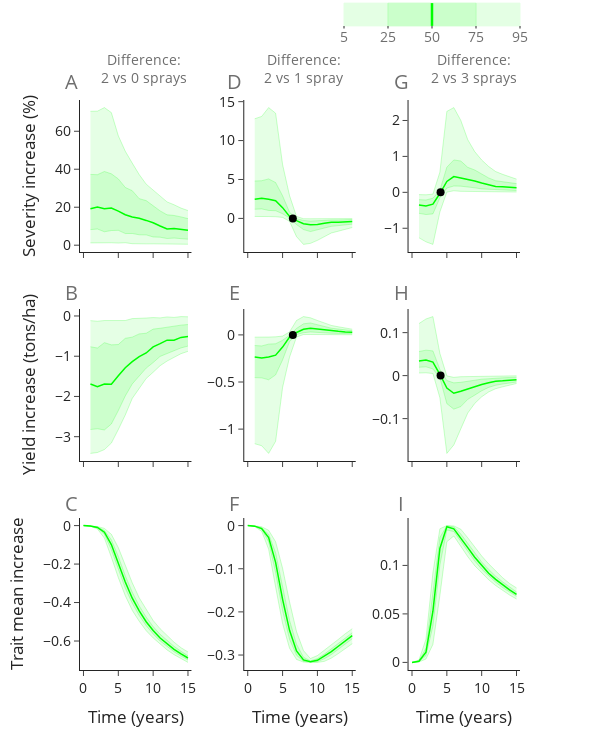

The code cell stored with this chart in its notebook:
### Markdown cell above
## FIG

### Code cell
f = compare_with_stoch(
    ds_d02,
    ds_d12,
    ds_d32,
    
    y_d02,
    y_d12,
    y_d32,
    
    fd_diff02,
    fd_diff12,
    fd_diff32,
)

f.show()

### Figure 1 — Plotly figure (JSON) as saved in the notebook; plotly's stock layout.template omitted (floating-point values rounded to 4 significant figures)
{"data": [{"line": {"color": "rgba(0,255,0,0.4)", "width": 0.5}, "mode": "lines", "showlegend": false, "type": "scatter", "x": [1, 2, 3, 4, 5, 6, 7, 8, 9, 10, 11, 12, 13, 14, 15], "xaxis": "x", "y": [1.209, 1.362, 1.181, 1.285, 1.134, 1.3, 0.7962, 0.9447, 0.708, 0.7209, 0.731, 0.4212, 0.5395, 0.508, 0.4946], "yaxis": "y"}, {"fill": "tonexty", "fillcolor": "rgba(0,255,0,0.1)", "line": {"color": "rgba(0,255,0,0.4)", "width": 0.5}, "mode": "lines", "showlegend": false, "type": "scatter", "x": [1, 2, 3, 4, 5, 6, 7, 8, 9, 10, 11, 12, 13, 14, 15], "xaxis": "x", "y": [8.191, 8.545, 7.076, 7.718, 7.827, 6.14, 6.173, 5.484, 5.444, 4.34, 4.212, 3.528, 3.766, 3.29, 3.16], "yaxis": "y"}, {"fill": "tonexty", "fillcolor": "rgba(0,255,0,0.2)", "line": {"color": "rgba(0,255,0,0.4)", "width": 0.5}, "mode": "lines", "showlegend": false, "type": "scatter", "x": [1, 2, 3, 4, 5, 6, 7, 8, 9, 10, 11, 12, 13, 14, 15], "xaxis": "x", "y": [37.27, 37.12, 38.82, 37.58, 34.9, 30.4, 28.7, 24.49, 23.47, 20.79, 18.07, 16.01, 15.65, 14.89, 14.0], "yaxis": "y"}, {"fill": "tonexty", "fillcolor": "rgba(0,255,0,0.1)", "line": {"color": "rgba(0,255,0,0.4)", "width": 0.5}, "mode": "lines", "showlegend": false, "type": "scatter", "x": [1, 2, 3, 4, 5, 6, 7, 8, 9, 10, 11, 12, 13, 14, 15], "xaxis": "x", "y": [70.5, 70.57, 72.45, 69.82, 57.59, 49.49, 43.22, 37.18, 32.14, 28.86, 25.62, 22.79, 21.29, 19.52, 18.25], "yaxis": "y"}, {"line": {"color": "rgba(0,255,0,1)", "width": 1.5}, "mode": "lines", "showlegend": false, "type": "scatter", "x": [1, 2, 3, 4, 5, 6, 7, 8, 9, 10, 11, 12, 13, 14, 15], "xaxis": "x", "y": [19.23, 20.09, 19.25, 19.6, 17.92, 16.06, 14.83, 14.19, 13.05, 11.8, 10.12, 8.587, 8.82, 8.452, 7.931], "yaxis": "y"}, {"line": {"color": "rgba(0,255,0,0.4)", "width": 0.5}, "mode": "lines", "showlegend": false, "type": "scatter", "x": [1, 2, 3, 4, 5, 6, 7, 8, 9, 10, 11, 12, 13, 14, 15], "xaxis": "x2", "y": [0.2498, 0.2749, 0.2374, 0.2141, 0.1291, -0.3814, -2.348, -3.341, -3.207, -2.824, -2.304, -1.872, -1.645, -1.378, -1.171], "yaxis": "y2"}, {"fill": "tonexty", "fillcolor": "rgba(0,255,0,0.1)", "line": {"color": "rgba(0,255,0,0.4)", "width": 0.5}, "mode": "lines", "showlegend": false, "type": "scatter", "x": [1, 2, 3, 4, 5, 6, 7, 8, 9, 10, 11, 12, 13, 14, 15], "xaxis": "x2", "y": [1.176, 1.223, 1.023, 0.9873, 0.5963, 0.04566, -0.796, -1.432, -1.693, -1.514, -1.238, -1.02, -0.9428, -0.8765, -0.7405], "yaxis": "y2"}, {"fill": "tonexty", "fillcolor": "rgba(0,255,0,0.2)", "line": {"color": "rgba(0,255,0,0.4)", "width": 0.5}, "mode": "lines", "showlegend": false, "type": "scatter", "x": [1, 2, 3, 4, 5, 6, 7, 8, 9, 10, 11, 12, 13, 14, 15], "xaxis": "x2", "y": [4.805, 4.84, 5.074, 4.608, 2.902, 0.7942, -0.04397, -0.264, -0.3471, -0.2788, -0.2585, -0.2073, -0.202, -0.1709, -0.1502], "yaxis": "y2"}, {"fill": "tonexty", "fillcolor": "rgba(0,255,0,0.1)", "line": {"color": "rgba(0,255,0,0.4)", "width": 0.5}, "mode": "lines", "showlegend": false, "type": "scatter", "x": [1, 2, 3, 4, 5, 6, 7, 8, 9, 10, 11, 12, 13, 14, 15], "xaxis": "x2", "y": [12.8, 13.1, 14.24, 13.51, 6.923, 2.93, 0.251, -0.04087, -0.04705, -0.05213, -0.04937, -0.02724, -0.03191, -0.02743, -0.02664], "yaxis": "y2"}, {"line": {"color": "rgba(0,255,0,1)", "width": 1.5}, "mode": "lines", "showlegend": false, "type": "scatter", "x": [1, 2, 3, 4, 5, 6, 7, 8, 9, 10, 11, 12, 13, 14, 15], "xaxis": "x2", "y": [2.462, 2.579, 2.467, 2.273, 1.381, 0.2551, -0.2839, -0.6814, -0.8164, -0.7759, -0.6326, -0.5065, -0.4867, -0.4371, -0.3909], "yaxis": "y2"}, {"line": {"color": "rgba(0,255,0,0.4)", "width": 0.5}, "mode": "lines", "showlegend": false, "type": "scatter", "x": [1, 2, 3, 4, 5, 6, 7, 8, 9, 10, 11, 12, 13, 14, 15], "xaxis": "x3", "y": [-1.264, -1.378, -1.449, -0.547, 0.0078, 0.04363, 0.02777, 0.02738, 0.01879, 0.01739, 0.01594, 0.008538, 0.0104, 0.008943, 0.008718], "yaxis": "y3"}, {"fill": "tonexty", "fillcolor": "rgba(0,255,0,0.1)", "line": {"color": "rgba(0,255,0,0.4)", "width": 0.5}, "mode": "lines", "showlegend": false, "type": "scatter", "x": [1, 2, 3, 4, 5, 6, 7, 8, 9, 10, 11, 12, 13, 14, 15], "xaxis": "x3", "y": [-0.584, -0.6178, -0.6, -0.1534, 0.1189, 0.1766, 0.1716, 0.1384, 0.1262, 0.09526, 0.08409, 0.06674, 0.06796, 0.0547, 0.04948], "yaxis": "y3"}, {"fill": "tonexty", "fillcolor": "rgba(0,255,0,0.2)", "line": {"color": "rgba(0,255,0,0.4)", "width": 0.5}, "mode": "lines", "showlegend": false, "type": "scatter", "x": [1, 2, 3, 4, 5, 6, 7, 8, 9, 10, 11, 12, 13, 14, 15], "xaxis": "x3", "y": [-0.2033, -0.2137, -0.1623, 0.05374, 0.7002, 0.9009, 0.8718, 0.6954, 0.622, 0.5156, 0.3999, 0.3228, 0.297, 0.28, 0.2429], "yaxis": "y3"}, {"fill": "tonexty", "fillcolor": "rgba(0,255,0,0.1)", "line": {"color": "rgba(0,255,0,0.4)", "width": 0.5}, "mode": "lines", "showlegend": false, "type": "scatter", "x": [1, 2, 3, 4, 5, 6, 7, 8, 9, 10, 11, 12, 13, 14, 15], "xaxis": "x3", "y": [-0.0636, -0.0687, -0.05071, 0.5611, 2.253, 2.358, 2.003, 1.466, 1.133, 0.9002, 0.7201, 0.5793, 0.5007, 0.4247, 0.368], "yaxis": "y3"}, {"line": {"color": "rgba(0,255,0,1)", "width": 1.5}, "mode": "lines", "showlegend": false, "type": "scatter", "x": [1, 2, 3, 4, 5, 6, 7, 8, 9, 10, 11, 12, 13, 14, 15], "xaxis": "x3", "y": [-0.3527, -0.3768, -0.329, -0.03308, 0.3022, 0.4394, 0.4011, 0.3646, 0.3134, 0.2586, 0.2038, 0.1641, 0.1576, 0.1438, 0.1285], "yaxis": "y3"}, {"marker": {"color": "rgb(0, 0, 0)", "size": 8}, "mode": "markers", "showlegend": false, "type": "scatter", "x": [6.473], "xaxis": "x2", "y": [0], "yaxis": "y2"}, {"marker": {"color": "rgb(0, 0, 0)", "size": 8}, "mode": "markers", "showlegend": false, "type": "scatter", "x": [4.099], "xaxis": "x3", "y": [0], "yaxis": "y3"}, {"line": {"color": "rgba(0,255,0,0.4)", "width": 0.5}, "mode": "lines", "showlegend": false, "type": "scatter", "x": [1, 2, 3, 4, 5, 6, 7, 8, 9, 10, 11, 12, 13, 14, 15], "xaxis": "x4", "y": [-3.415, -3.394, -3.32, -3.16, -2.821, -2.462, -2.049, -1.792, -1.553, -1.399, -1.236, -1.12, -1.02, -0.9368, -0.8786], "yaxis": "y4"}, {"fill": "tonexty", "fillcolor": "rgba(0,255,0,0.1)", "line": {"color": "rgba(0,255,0,0.4)", "width": 0.5}, "mode": "lines", "showlegend": false, "type": "scatter", "x": [1, 2, 3, 4, 5, 6, 7, 8, 9, 10, 11, 12, 13, 14, 15], "xaxis": "x4", "y": [-2.822, -2.803, -2.833, -2.684, -2.351, -1.988, -1.689, -1.5, -1.295, -1.158, -1.005, -0.9339, -0.8573, -0.7935, -0.749], "yaxis": "y4"}, {"fill": "tonexty", "fillcolor": "rgba(0,255,0,0.2)", "line": {"color": "rgba(0,255,0,0.4)", "width": 0.5}, "mode": "lines", "showlegend": false, "type": "scatter", "x": [1, 2, 3, 4, 5, 6, 7, 8, 9, 10, 11, 12, 13, 14, 15], "xaxis": "x4", "y": [-0.7647, -0.7963, -0.6632, -0.7177, -0.7093, -0.5552, -0.5257, -0.445, -0.4293, -0.3264, -0.3053, -0.274, -0.2527, -0.2276, -0.2124], "yaxis": "y4"}, {"fill": "tonexty", "fillcolor": "rgba(0,255,0,0.1)", "line": {"color": "rgba(0,255,0,0.4)", "width": 0.5}, "mode": "lines", "showlegend": false, "type": "scatter", "x": [1, 2, 3, 4, 5, 6, 7, 8, 9, 10, 11, 12, 13, 14, 15], "xaxis": "x4", "y": [-0.1158, -0.1304, -0.1132, -0.1176, -0.1086, -0.1128, -0.06567, -0.06502, -0.05082, -0.03994, -0.04721, -0.02391, -0.03566, -0.01536, -0.02022], "yaxis": "y4"}, {"line": {"color": "rgba(0,255,0,1)", "width": 1.5}, "mode": "lines", "showlegend": false, "type": "scatter", "x": [1, 2, 3, 4, 5, 6, 7, 8, 9, 10, 11, 12, 13, 14, 15], "xaxis": "x4", "y": [-1.692, -1.757, -1.689, -1.697, -1.484, -1.285, -1.134, -1.012, -0.92, -0.7685, -0.6873, -0.6003, -0.6009, -0.5326, -0.5117], "yaxis": "y4"}, {"line": {"color": "rgba(0,255,0,0.4)", "width": 0.5}, "mode": "lines", "showlegend": false, "type": "scatter", "x": [1, 2, 3, 4, 5, 6, 7, 8, 9, 10, 11, 12, 13, 14, 15], "xaxis": "x5", "y": [-1.155, -1.176, -1.258, -1.13, -0.558, -0.236, -0.02237, 0.003613, 0.004123, 0.004185, 0.003657, 0.001819, 0.002458, 0.001473, 0.001391], "yaxis": "y5"}, {"fill": "tonexty", "fillcolor": "rgba(0,255,0,0.1)", "line": {"color": "rgba(0,255,0,0.4)", "width": 0.5}, "mode": "lines", "showlegend": false, "type": "scatter", "x": [1, 2, 3, 4, 5, 6, 7, 8, 9, 10, 11, 12, 13, 14, 15], "xaxis": "x5", "y": [-0.4532, -0.4561, -0.4761, -0.4242, -0.2652, -0.07117, 0.003987, 0.02305, 0.03104, 0.02441, 0.0226, 0.01786, 0.01592, 0.01319, 0.01192], "yaxis": "y5"}, {"fill": "tonexty", "fillcolor": "rgba(0,255,0,0.2)", "line": {"color": "rgba(0,255,0,0.4)", "width": 0.5}, "mode": "lines", "showlegend": false, "type": "scatter", "x": [1, 2, 3, 4, 5, 6, 7, 8, 9, 10, 11, 12, 13, 14, 15], "xaxis": "x5", "y": [-0.1126, -0.1171, -0.09796, -0.09384, -0.0568, -0.004327, 0.06885, 0.1174, 0.1266, 0.1071, 0.08577, 0.07123, 0.06212, 0.0536, 0.04585], "yaxis": "y5"}, {"fill": "tonexty", "fillcolor": "rgba(0,255,0,0.1)", "line": {"color": "rgba(0,255,0,0.4)", "width": 0.5}, "mode": "lines", "showlegend": false, "type": "scatter", "x": [1, 2, 3, 4, 5, 6, 7, 8, 9, 10, 11, 12, 13, 14, 15], "xaxis": "x5", "y": [-0.02395, -0.02635, -0.02276, -0.02053, -0.01237, 0.03173, 0.1533, 0.1943, 0.1814, 0.1534, 0.1236, 0.1005, 0.08615, 0.07148, 0.06058], "yaxis": "y5"}, {"line": {"color": "rgba(0,255,0,1)", "width": 1.5}, "mode": "lines", "showlegend": false, "type": "scatter", "x": [1, 2, 3, 4, 5, 6, 7, 8, 9, 10, 11, 12, 13, 14, 15], "xaxis": "x5", "y": [-0.2347, -0.2457, -0.235, -0.2152, -0.1293, -0.02381, 0.02561, 0.06048, 0.07004, 0.06089, 0.05221, 0.04053, 0.03789, 0.0316, 0.02908], "yaxis": "y5"}, {"line": {"color": "rgba(0,255,0,0.4)", "width": 0.5}, "mode": "lines", "showlegend": false, "type": "scatter", "x": [1, 2, 3, 4, 5, 6, 7, 8, 9, 10, 11, 12, 13, 14, 15], "xaxis": "x6", "y": [0.006097, 0.006585, 0.004861, -0.05139, -0.1809, -0.1612, -0.1239, -0.087, -0.06476, -0.04928, -0.03801, -0.03044, -0.02611, -0.02161, -0.01835], "yaxis": "y6"}, {"fill": "tonexty", "fillcolor": "rgba(0,255,0,0.1)", "line": {"color": "rgba(0,255,0,0.4)", "width": 0.5}, "mode": "lines", "showlegend": false, "type": "scatter", "x": [1, 2, 3, 4, 5, 6, 7, 8, 9, 10, 11, 12, 13, 14, 15], "xaxis": "x6", "y": [0.01949, 0.02048, 0.01555, -0.005127, -0.06513, -0.07803, -0.07203, -0.05518, -0.04542, -0.03531, -0.02735, -0.02242, -0.01949, -0.01696, -0.01484], "yaxis": "y6"}, {"fill": "tonexty", "fillcolor": "rgba(0,255,0,0.2)", "line": {"color": "rgba(0,255,0,0.4)", "width": 0.5}, "mode": "lines", "showlegend": false, "type": "scatter", "x": [1, 2, 3, 4, 5, 6, 7, 8, 9, 10, 11, 12, 13, 14, 15], "xaxis": "x6", "y": [0.05598, 0.05922, 0.05751, 0.01445, -0.0114, -0.01684, -0.01556, -0.01269, -0.01135, -0.008275, -0.007241, -0.00562, -0.005138, -0.004314, -0.003854], "yaxis": "y6"}, {"fill": "tonexty", "fillcolor": "rgba(0,255,0,0.1)", "line": {"color": "rgba(0,255,0,0.4)", "width": 0.5}, "mode": "lines", "showlegend": false, "type": "scatter", "x": [1, 2, 3, 4, 5, 6, 7, 8, 9, 10, 11, 12, 13, 14, 15], "xaxis": "x6", "y": [0.1211, 0.1318, 0.1373, 0.05185, -0.0007477, -0.00406, -0.002505, -0.002318, -0.001613, -0.001271, -0.001172, -0.0005778, -0.0007832, -0.0004555, -0.0004506], "yaxis": "y6"}, {"line": {"color": "rgba(0,255,0,1)", "width": 1.5}, "mode": "lines", "showlegend": false, "type": "scatter", "x": [1, 2, 3, 4, 5, 6, 7, 8, 9, 10, 11, 12, 13, 14, 15], "xaxis": "x6", "y": [0.03381, 0.03612, 0.03153, 0.003171, -0.02874, -0.04104, -0.03626, -0.03064, -0.02582, -0.02062, -0.01668, -0.01312, -0.01217, -0.01026, -0.009371], "yaxis": "y6"}, {"marker": {"color": "rgb(0, 0, 0)", "size": 8}, "mode": "markers", "showlegend": false, "type": "scatter", "x": [6.473], "xaxis": "x5", "y": [0], "yaxis": "y5"}, {"marker": {"color": "rgb(0, 0, 0)", "size": 8}, "mode": "markers", "showlegend": false, "type": "scatter", "x": [4.099], "xaxis": "x6", "y": [0], "yaxis": "y6"}, {"line": {"color": "rgba(0,255,0,0.4)", "width": 0.5}, "mode": "lines", "showlegend": false, "type": "scatter", "x": [0, 1, 2, 3, 4, 5, 6, 7, 8, 9, 10, 11, 12, 13, 14, 15], "xaxis": "x7", "y": [0, -0.003702, -0.0175, -0.0647, -0.1642, -0.2707, -0.3645, -0.4407, -0.4974, -0.5463, -0.5841, -0.6179, -0.6464, -0.6709, -0.6925, -0.7112], "yaxis": "y7"}, {"fill": "tonexty", "fillcolor": "rgba(0,255,0,0.1)", "line": {"color": "rgba(0,255,0,0.4)", "width": 0.5}, "mode": "lines", "showlegend": false, "type": "scatter", "x": [0, 1, 2, 3, 4, 5, 6, 7, 8, 9, 10, 11, 12, 13, 14, 15], "xaxis": "x7", "y": [0, -0.002762, -0.01235, -0.04541, -0.1257, -0.2307, -0.3256, -0.4034, -0.4674, -0.5205, -0.5636, -0.5998, -0.6298, -0.656, -0.6785, -0.6984], "yaxis": "y7"}, {"fill": "tonexty", "fillcolor": "rgba(0,255,0,0.2)", "line": {"color": "rgba(0,255,0,0.4)", "width": 0.5}, "mode": "lines", "showlegend": false, "type": "scatter", "x": [0, 1, 2, 3, 4, 5, 6, 7, 8, 9, 10, 11, 12, 13, 14, 15], "xaxis": "x7", "y": [0, -0.00181, -0.00728, -0.02511, -0.07389, -0.1605, -0.2601, -0.346, -0.4175, -0.4754, -0.525, -0.5648, -0.5987, -0.6276, -0.6534, -0.6766], "yaxis": "y7"}, {"fill": "tonexty", "fillcolor": "rgba(0,255,0,0.1)", "line": {"color": "rgba(0,255,0,0.4)", "width": 0.5}, "mode": "lines", "showlegend": false, "type": "scatter", "x": [0, 1, 2, 3, 4, 5, 6, 7, 8, 9, 10, 11, 12, 13, 14, 15], "xaxis": "x7", "y": [0, -0.001083, -0.004609, -0.01458, -0.04514, -0.1143, -0.205, -0.2973, -0.3755, -0.4381, -0.4933, -0.5361, -0.5732, -0.606, -0.6349, -0.6567], "yaxis": "y7"}, {"line": {"color": "rgba(0,255,0,1)", "width": 1.5}, "mode": "lines", "name": "", "showlegend": false, "type": "scatter", "x": [0, 1, 2, 3, 4, 5, 6, 7, 8, 9, 10, 11, 12, 13, 14, 15], "xaxis": "x7", "y": [0, -0.002265, -0.009661, -0.03416, -0.09867, -0.1982, -0.2931, -0.3775, -0.4438, -0.4997, -0.5455, -0.5842, -0.6155, -0.6436, -0.6674, -0.6884], "yaxis": "y7"}, {"line": {"color": "rgba(0,255,0,0.4)", "width": 0.5}, "mode": "lines", "showlegend": false, "type": "scatter", "x": [0, 1, 2, 3, 4, 5, 6, 7, 8, 9, 10, 11, 12, 13, 14, 15], "xaxis": "x8", "y": [0, -0.002231, -0.01324, -0.05476, -0.1423, -0.2271, -0.2842, -0.3102, -0.3164, -0.317, -0.3171, -0.3146, -0.3072, -0.2966, -0.2843, -0.2737], "yaxis": "y8"}, {"fill": "tonexty", "fillcolor": "rgba(0,255,0,0.1)", "line": {"color": "rgba(0,255,0,0.4)", "width": 0.5}, "mode": "lines", "showlegend": false, "type": "scatter", "x": [0, 1, 2, 3, 4, 5, 6, 7, 8, 9, 10, 11, 12, 13, 14, 15], "xaxis": "x8", "y": [0, -0.001586, -0.008947, -0.0376, -0.109, -0.1971, -0.2635, -0.3006, -0.3147, -0.3165, -0.3154, -0.3086, -0.299, -0.2874, -0.275, -0.2623], "yaxis": "y8"}, {"fill": "tonexty", "fillcolor": "rgba(0,255,0,0.2)", "line": {"color": "rgba(0,255,0,0.4)", "width": 0.5}, "mode": "lines", "showlegend": false, "type": "scatter", "x": [0, 1, 2, 3, 4, 5, 6, 7, 8, 9, 10, 11, 12, 13, 14, 15], "xaxis": "x8", "y": [0, -0.0009724, -0.00489, -0.01976, -0.06297, -0.1392, -0.2194, -0.275, -0.3051, -0.3136, -0.3082, -0.2979, -0.2858, -0.2731, -0.2604, -0.2484], "yaxis": "y8"}, {"fill": "tonexty", "fillcolor": "rgba(0,255,0,0.1)", "line": {"color": "rgba(0,255,0,0.4)", "width": 0.5}, "mode": "lines", "showlegend": false, "type": "scatter", "x": [0, 1, 2, 3, 4, 5, 6, 7, 8, 9, 10, 11, 12, 13, 14, 15], "xaxis": "x8", "y": [0, -0.0005419, -0.002879, -0.01079, -0.03735, -0.09887, -0.1766, -0.2456, -0.2897, -0.3082, -0.3012, -0.2891, -0.277, -0.2637, -0.2506, -0.239], "yaxis": "y8"}, {"line": {"color": "rgba(0,255,0,1)", "width": 1.5}, "mode": "lines", "name": "", "showlegend": false, "type": "scatter", "x": [0, 1, 2, 3, 4, 5, 6, 7, 8, 9, 10, 11, 12, 13, 14, 15], "xaxis": "x8", "y": [0, -0.00126, -0.006767, -0.02766, -0.08506, -0.1709, -0.2428, -0.2904, -0.3114, -0.3156, -0.3123, -0.3031, -0.2923, -0.2797, -0.2672, -0.2551], "yaxis": "y8"}, {"line": {"color": "rgba(0,255,0,0.4)", "width": 0.5}, "mode": "lines", "showlegend": false, "type": "scatter", "x": [0, 1, 2, 3, 4, 5, 6, 7, 8, 9, 10, 11, 12, 13, 14, 15], "xaxis": "x9", "y": [0, 0.0004415, 0.003465, 0.01858, 0.06902, 0.1245, 0.1304, 0.1191, 0.109, 0.09971, 0.09223, 0.08518, 0.07926, 0.07415, 0.06944, 0.06537], "yaxis": "y9"}, {"fill": "tonexty", "fillcolor": "rgba(0,255,0,0.1)", "line": {"color": "rgba(0,255,0,0.4)", "width": 0.5}, "mode": "lines", "showlegend": false, "type": "scatter", "x": [0, 1, 2, 3, 4, 5, 6, 7, 8, 9, 10, 11, 12, 13, 14, 15], "xaxis": "x9", "y": [0, 0.0008883, 0.006857, 0.03738, 0.1005, 0.1365, 0.1349, 0.1247, 0.1143, 0.1045, 0.09616, 0.08896, 0.08266, 0.07712, 0.07237, 0.06809], "yaxis": "y9"}, {"fill": "tonexty", "fillcolor": "rgba(0,255,0,0.2)", "line": {"color": "rgba(0,255,0,0.4)", "width": 0.5}, "mode": "lines", "showlegend": false, "type": "scatter", "x": [0, 1, 2, 3, 4, 5, 6, 7, 8, 9, 10, 11, 12, 13, 14, 15], "xaxis": "x9", "y": [0, 0.001631, 0.0148, 0.06961, 0.129, 0.1408, 0.1397, 0.1324, 0.1224, 0.1128, 0.1035, 0.09591, 0.08891, 0.0831, 0.07756, 0.07269], "yaxis": "y9"}, {"fill": "tonexty", "fillcolor": "rgba(0,255,0,0.1)", "line": {"color": "rgba(0,255,0,0.4)", "width": 0.5}, "mode": "lines", "showlegend": false, "type": "scatter", "x": [0, 1, 2, 3, 4, 5, 6, 7, 8, 9, 10, 11, 12, 13, 14, 15], "xaxis": "x9", "y": [0, 0.002521, 0.02393, 0.09249, 0.1378, 0.141, 0.1407, 0.1374, 0.1285, 0.119, 0.1097, 0.1016, 0.09404, 0.08737, 0.08138, 0.07679], "yaxis": "y9"}, {"line": {"color": "rgba(0,255,0,1)", "width": 1.5}, "mode": "lines", "name": "", "showlegend": false, "type": "scatter", "x": [0, 1, 2, 3, 4, 5, 6, 7, 8, 9, 10, 11, 12, 13, 14, 15], "xaxis": "x9", "y": [0, 0.001223, 0.0104, 0.05274, 0.1174, 0.1398, 0.1377, 0.1285, 0.1183, 0.1085, 0.09969, 0.09198, 0.08562, 0.07973, 0.07473, 0.0702], "yaxis": "y9"}], "layout": {"annotations": [{"font": {"color": "rgb(110,110,110)", "size": 14}, "showarrow": false, "text": "Difference:<br>2 vs 0 sprays", "x": 0.146, "xanchor": "center", "xref": "paper", "y": 1.055, "yanchor": "middle", "yref": "paper"}, {"font": {"color": "rgb(110,110,110)", "size": 14}, "showarrow": false, "text": "Difference:<br>2 vs 1 spray", "x": 0.51, "xanchor": "center", "xref": "paper", "y": 1.055, "yanchor": "middle", "yref": "paper"}, {"font": {"color": "rgb(110,110,110)", "size": 14}, "showarrow": false, "text": "Difference:<br>2 vs 3 sprays", "x": 0.896, "xanchor": "center", "xref": "paper", "y": 1.055, "yanchor": "middle", "yref": "paper"}, {"font": {"color": "rgb(110,110,110)", "size": 14}, "showarrow": false, "text": "5", "x": 0.6, "xanchor": "center", "xref": "paper", "y": 1.112, "yanchor": "middle", "yref": "paper"}, {"font": {"color": "rgb(110,110,110)", "size": 14}, "showarrow": false, "text": "25", "x": 0.7, "xanchor": "center", "xref": "paper", "y": 1.112, "yanchor": "middle", "yref": "paper"}, {"font": {"color": "rgb(110,110,110)", "size": 14}, "showarrow": false, "text": "50", "x": 0.8, "xanchor": "center", "xref": "paper", "y": 1.112, "yanchor": "middle", "yref": "paper"}, {"font": {"color": "rgb(110,110,110)", "size": 14}, "showarrow": false, "text": "75", "x": 0.9, "xanchor": "center", "xref": "paper", "y": 1.112, "yanchor": "middle", "yref": "paper"}, {"font": {"color": "rgb(110,110,110)", "size": 14}, "showarrow": false, "text": "95", "x": 1, "xanchor": "center", "xref": "paper", "y": 1.112, "yanchor": "middle", "yref": "paper"}, {"font": {"color": "rgb(110,110,110)", "size": 20}, "showarrow": false, "text": "A", "x": -0.02, "xanchor": "center", "xref": "paper", "y": 1.06, "yanchor": "top", "yref": "paper"}, {"font": {"color": "rgb(110,110,110)", "size": 20}, "showarrow": false, "text": "D", "x": 0.35, "xanchor": "center", "xref": "paper", "y": 1.06, "yanchor": "top", "yref": "paper"}, {"font": {"color": "rgb(110,110,110)", "size": 20}, "showarrow": false, "text": "G", "x": 0.73, "xanchor": "center", "xref": "paper", "y": 1.06, "yanchor": "top", "yref": "paper"}, {"font": {"color": "rgb(110,110,110)", "size": 20}, "showarrow": false, "text": "B", "x": -0.02, "xanchor": "center", "xref": "paper", "y": 0.69, "yanchor": "top", "yref": "paper"}, {"font": {"color": "rgb(110,110,110)", "size": 20}, "showarrow": false, "text": "E", "x": 0.35, "xanchor": "center", "xref": "paper", "y": 0.69, "yanchor": "top", "yref": "paper"}, {"font": {"color": "rgb(110,110,110)", "size": 20}, "showarrow": false, "text": "H", "x": 0.73, "xanchor": "center", "xref": "paper", "y": 0.69, "yanchor": "top", "yref": "paper"}, {"font": {"color": "rgb(110,110,110)", "size": 20}, "showarrow": false, "text": "C", "x": -0.02, "xanchor": "center", "xref": "paper", "y": 0.32, "yanchor": "top", "yref": "paper"}, {"font": {"color": "rgb(110,110,110)", "size": 20}, "showarrow": false, "text": "F", "x": 0.35, "xanchor": "center", "xref": "paper", "y": 0.32, "yanchor": "top", "yref": "paper"}, {"font": {"color": "rgb(110,110,110)", "size": 20}, "showarrow": false, "text": "I", "x": 0.73, "xanchor": "center", "xref": "paper", "y": 0.32, "yanchor": "top", "yref": "paper"}], "font": {"size": 14}, "height": 750, "shapes": [{"fillcolor": "rgb(0,255,0)", "line": {"color": "rgb(0,255,0)", "width": 1}, "opacity": 0.1, "type": "rect", "x0": 0.6, "x1": 0.7, "xref": "paper", "y0": 1.17, "y1": 1.13, "yref": "paper"}, {"fillcolor": "rgb(0,255,0)", "line": {"color": "rgb(0,255,0)", "width": 1}, "opacity": 0.2, "type": "rect", "x0": 0.7, "x1": 0.8, "xref": "paper", "y0": 1.17, "y1": 1.13, "yref": "paper"}, {"line": {"color": "rgb(0,255,0)", "width": 2.5}, "opacity": 1, "type": "line", "x0": 0.8, "x1": 0.8, "xref": "paper", "y0": 1.17, "y1": 1.13, "yref": "paper"}, {"fillcolor": "rgb(0,255,0)", "line": {"color": "rgb(0,255,0)", "width": 1}, "opacity": 0.2, "type": "rect", "x0": 0.8, "x1": 0.9, "xref": "paper", "y0": 1.17, "y1": 1.13, "yref": "paper"}, {"fillcolor": "rgb(0,255,0)", "line": {"color": "rgb(0,255,0)", "width": 1}, "opacity": 0.1, "type": "rect", "x0": 0.9, "x1": 1, "xref": "paper", "y0": 1.17, "y1": 1.13, "yref": "paper"}, {"line": {"color": "rgb(110,110,110)", "width": 1.5}, "opacity": 1, "type": "line", "x0": 0.6, "x1": 0.6, "xref": "paper", "y0": 1.13, "y1": 1.125, "yref": "paper"}, {"line": {"color": "rgb(110,110,110)", "width": 1.5}, "opacity": 1, "type": "line", "x0": 0.7, "x1": 0.7, "xref": "paper", "y0": 1.13, "y1": 1.125, "yref": "paper"}, {"line": {"color": "rgb(110,110,110)", "width": 1.5}, "opacity": 1, "type": "line", "x0": 0.8, "x1": 0.8, "xref": "paper", "y0": 1.13, "y1": 1.125, "yref": "paper"}, {"line": {"color": "rgb(110,110,110)", "width": 1.5}, "opacity": 1, "type": "line", "x0": 0.9, "x1": 0.9, "xref": "paper", "y0": 1.13, "y1": 1.125, "yref": "paper"}, {"line": {"color": "rgb(110,110,110)", "width": 1.5}, "opacity": 1, "type": "line", "x0": 1, "x1": 1, "xref": "paper", "y0": 1.13, "y1": 1.125, "yref": "paper"}], "showlegend": true, "width": 600, "xaxis": {"anchor": "y", "domain": [0, 0.2533], "matches": "x7", "showgrid": false, "showticklabels": false, "type": "linear"}, "xaxis2": {"anchor": "y2", "domain": [0.3733, 0.6267], "matches": "x8", "showticklabels": false, "type": "linear"}, "xaxis3": {"anchor": "y3", "domain": [0.7467, 1], "matches": "x9", "showticklabels": false, "type": "linear"}, "xaxis4": {"anchor": "y4", "domain": [0, 0.2533], "matches": "x7", "showticklabels": false, "type": "linear"}, "xaxis5": {"anchor": "y5", "domain": [0.3733, 0.6267], "matches": "x8", "showticklabels": false, "type": "linear"}, "xaxis6": {"anchor": "y6", "domain": [0.7467, 1], "matches": "x9", "showticklabels": false, "type": "linear"}, "xaxis7": {"anchor": "y7", "domain": [0, 0.2533], "range": [-0.5, 15.5], "title": {"text": "Time (years)"}, "type": "linear"}, "xaxis8": {"anchor": "y8", "domain": [0.3733, 0.6267], "range": [-0.5, 15.5], "title": {"text": "Time (years)"}, "type": "linear"}, "xaxis9": {"anchor": "y9", "domain": [0.7467, 1], "range": [-0.5, 15.5], "title": {"text": "Time (years)"}, "type": "linear"}, "yaxis": {"anchor": "x", "autorange": true, "domain": [0.7333, 1], "range": [-3.58, 76.45], "title": {"text": "Severity increase (%)"}, "type": "linear"}, "yaxis2": {"anchor": "x2", "autorange": true, "domain": [0.7333, 1], "range": [-4.318, 15.21], "type": "linear"}, "yaxis3": {"anchor": "x3", "autorange": true, "domain": [0.7333, 1], "range": [-1.661, 2.57], "type": "linear"}, "yaxis4": {"anchor": "x4", "autorange": true, "domain": [0.3667, 0.6333], "range": [-3.604, 0.1735], "title": {"text": "Yield increase (tons/ha)"}, "type": "linear"}, "yaxis5": {"anchor": "x5", "autorange": true, "domain": [0.3667, 0.6333], "range": [-1.339, 0.275], "type": "linear"}, "yaxis6": {"anchor": "x6", "autorange": true, "domain": [0.3667, 0.6333], "range": [-0.1986, 0.155], "type": "linear"}, "yaxis7": {"anchor": "x7", "autorange": true, "domain": [0, 0.2667], "range": [-0.7507, 0.03951], "title": {"text": "Trait mean increase"}, "type": "linear"}, "yaxis8": {"anchor": "x8", "autorange": true, "domain": [0, 0.2667], "range": [-0.3347, 0.01761], "type": "linear"}, "yaxis9": {"anchor": "x9", "autorange": true, "domain": [0, 0.2667], "range": [-0.007836, 0.1489], "type": "linear"}}}
